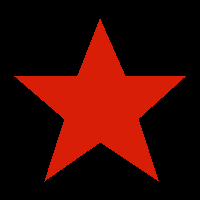
#> input picture Vision/Src/2_moore_tracing.png, 200 x 200 px
$ python 2_MooreTracing.py
#> lines starting #> are read from the running program, lines starting #| are printed output that depends on the picture; after the words box and inside, x2 and y2 are one past the last pixel; in counts of white or black regions, pixels touching at a corner belong together
### Vision/tool.py
import cv2, copy, sys
import numpy as np
import matplotlib.pyplot as plt
from PIL import Image

# 将 NumPy 的默认截断改为系统允许的最大大小
np.set_printoptions(threshold=sys.maxsize)


def imshow(img, OpenCV=True):
    """展示图像，默认自动转化 BGR -> RGB。注意！BRG 与 RGB 是恰好相反的。第二个参数传入 0 以关闭。"""
    # 如果是二值或灰度图像
    if img.ndim == 2:
        plt.imshow(img, cmap="gray")
    # 如果是彩色图像
    if img.ndim == 3:
        # 如果展示的是 OpenCV（BGR）
        if OpenCV:
            # 则要将 OpenCV 的 BGR 图像转换为 RGB 图像
            img = cv2.cvtColor(img, cv2.COLOR_BGR2RGB)
        elif not OpenCV:
            print("Showing PIL Image")
        plt.imshow(img)
    plt.axis("off")  # 去除坐标轴


def imread(filename: str):
    """用 OpenCV（BGR）读取图片文件，不涉及将 BGR 转为 RGB。资源放置在 Src 文件夹下，传入文件名即可。"""
#> called with filename = '2_moore_tracing.png'
    # 绝对路径、相对路径判断
    if filename.startswith("D:") or filename.startswith("C:"):
        img = cv2.imread(filename)
    else:
        img = cv2.imread(f"Src/{filename}")
#> img is the input picture: shape (200, 200, 3); mean B, G, R 1.6, 7.8, 56.1
    imshow(img)
    return img


def imwrite(img: np.array, filename: str):
    cv2.imwrite(f"C:\\Codes\\Python\\Output\\{filename}", img)


def im_replace(img: np.array, _from: tuple, _to: tuple, not_equal=False):
    """_from 和 _to 传入 RGB 元素如 (255, 255, 0), (0, 0, 0)；not_equal 是不等条件，默认为 False（即等于），若为 True，则替换掉满足不等条件的元素。OpenCV（BGR）的通道差异已经封装处理，按 RGB 传入即可。"""
    # 获取深层拷贝
    img = copy.deepcopy(img)
    # 重塑数组的 shape
    shape = img.shape
    img_flatten = img.reshape((shape[0] * shape[1], shape[2]))
    # 进行替换
    if not_equal:
        # 如果是不相等的话，只要有一个元素不相等成立即可
        img_flatten[np.any(img_flatten != _from[::-1], axis=1)] = _to[::-1]
    else:
        # 如果是相等的话，需要三个元素全都相等成立才行
        img_flatten[np.all(img_flatten == _from[::-1], axis=1)] = _to[::-1]
    # 恢复数组的 shape
    img = img_flatten.reshape((shape[0], shape[1], shape[2]))
    # print(img_flatten)
    imshow(img)
    return img


class UnionFind:
    """采用字典来维护 Parent"""

    # [36 lines left out: functions __init__, add, merge, find, not called in this run]

    # 判断是否属于同一个集合
    def same(self, x, y):
        return self.find(x) == self.find(y)


# [16 lines left out: function ndarr_2dim_val, not called in this run]

### Vision/2_MooreTracing.py
# %%
from tool import *

# 读入图像并黑白化
img = imread("2_moore_tracing.png")
img = im_replace(img, (0, 0, 0), (255, 255, 255))
#> in im_replace, `img = img_flatten.reshape((shape[0], shape[1], shape[2]))`:
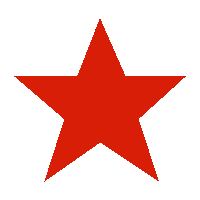
#> img: shape (200, 200, 3); mean of channels 0, 1, 2 190.3, 196.6, 244.9; drawn as B, G, R
img = im_replace(img, (255, 255, 255), (0, 0, 0), not_equal=True)
#> call 2 of im_replace, with _from = (255, 255, 255), _to = (0, 0, 0), not_equal = True
#> in im_replace (call 2), `img = img_flatten.reshape((shape[0], shape[1], shape[2]))`:
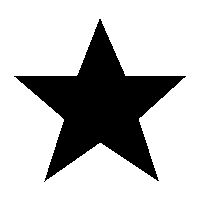
#> img: shape (200, 200, 3); 74% white; 1 black region, box (x1, y1, x2, y2) and area: (14, 19, 186, 182) 10390

# %%
img = img[:, :, 0]
img = np.where(img == 255, 0, 1)


def loopNext(loopingLst: list, currIdx: int):
    """返回下一个下标、下一个元素"""
    nextIdx = currIdx + 1 if currIdx + 1 < len(loopingLst) else 0
    return nextIdx, loopingLst[nextIdx]


def getInitPoint(img):
    """从下到上，从左到右，找到起始点。前景为 1，后景为 0。"""
    M, N = img.shape
    for j in range(N):
        for i in range(M - 1, -1, -1):
            if img[i, j] == 1:
                return i, j


def mooreNeighborhoodTracing(img):
    scanningSeq = [
        ((-1, 1), 5),
        ((0, 1), 7),
        ((1, 1), 7),
        ((1, 0), 1),
        ((1, -1), 1),
        ((0, -1), 3),
        ((-1, -1), 3),
        ((-1, 0), 5),
    ]

    M, N = img.shape

    # 初始化相关参数
    startPoint = getInitPoint(img)
    currPoint = startPoint
    currSeq = 5

    boundaryLst = [currPoint]

    while True:
        # Jocab 终止条件
        if currPoint == startPoint and currSeq == 5 and len(boundaryLst) > 1:
            break

        # 计算下一个点坐标和进入方向
        x, y = currPoint
        nextSeq, ((dx, dy), enterSeq) = loopNext(scanningSeq, currSeq)
        currSeq = nextSeq
        nextPoint = (x + dx, y + dy)

        # 如果下一个点为前景
        if img[nextPoint] == 1:
            # 添加其为边界
            boundaryLst.append(currPoint)
            # 切换当前点
            currPoint = nextPoint
            # 切换进入方向
            currSeq = enterSeq

    # 绘制边界图
    I = np.full((M, N, 3), fill_value=255)
    for point in boundaryLst:
        I[point] = (0, 0, 0)
    imshow(I, OpenCV=False)

    # 返回边界点列表
    return boundaryLst


boundaryLst = mooreNeighborhoodTracing(img)
#> in mooreNeighborhoodTracing, `startPoint = getInitPoint(img)`: startPoint = (76, 14)
#> in mooreNeighborhoodTracing, `boundaryLst = [currPoint]`: boundaryLst = [(76, 14)]
#> the loop in mooreNeighborhoodTracing, `while True:` made 1403 passes
#> (x, y, currPoint) on passes 4, 6, 8, 10, 12, 14, 16, 18, 20, 22, 24, 26: (76, 14, (76, 15)), (76, 15, (76, 16)), (76, 16, (76, 17)), (76, 17, (76, 18)), (76, 18, (76, 19)), (76, 19, (76, 20)), (76, 20, (76, 21)), (76, 21, (76, 22)), (76, 22, (76, 23)), (76, 23, (76, 24)), (76, 24, (76, 25)), (76, 25, (76, 26))
#> (x, y, nextPoint) on passes 1, 2, 3, 5, 7, 9: (76, 14, (75, 13)), (76, 14, (75, 14)), (76, 14, (75, 15)), (76, 15, (75, 16)), (76, 16, (75, 17)), (76, 17, (75, 18))
#> after the loop in mooreNeighborhoodTracing, `while True:`: boundaryLst = 573 pairs, first value 19 to 181, second value 14 to 185
#> the loop in mooreNeighborhoodTracing, `for point in boundaryLst:` made 573 passes
#> point on passes 1 to 3: (76, 14), (76, 14), (76, 15)
#> after the loop in mooreNeighborhoodTracing, `for point in boundaryLst:`:
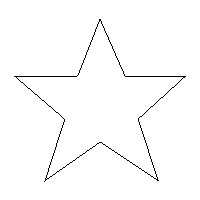
#> I: shape (200, 200, 3) int64; 98.6% white; black in thin lines or dots, all inside (x1, y1, x2, y2) = (14, 19, 186, 182)
print(f"Number of Boundary Points:", len(boundaryLst))
#| Number of Boundary Points: 573
print("Boundary Points:", boundaryLst)
#> (printed output is left out)
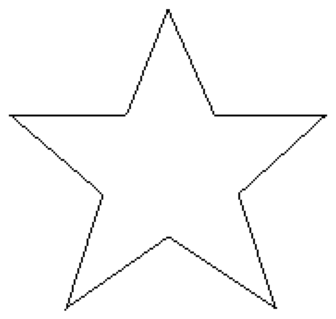
#> figure drawn by matplotlib, 1 panel
